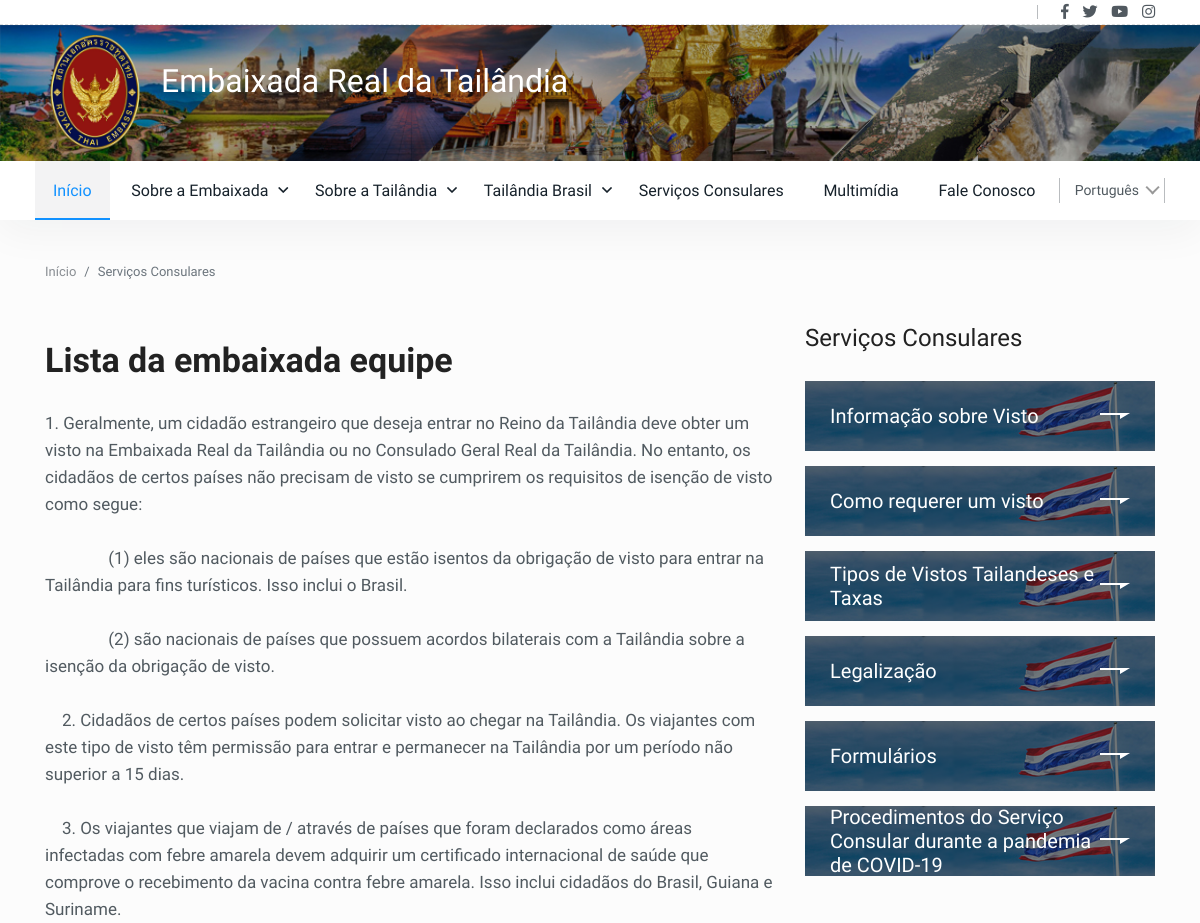
The app's page /brasil-tailandia.php (upper part), older data.
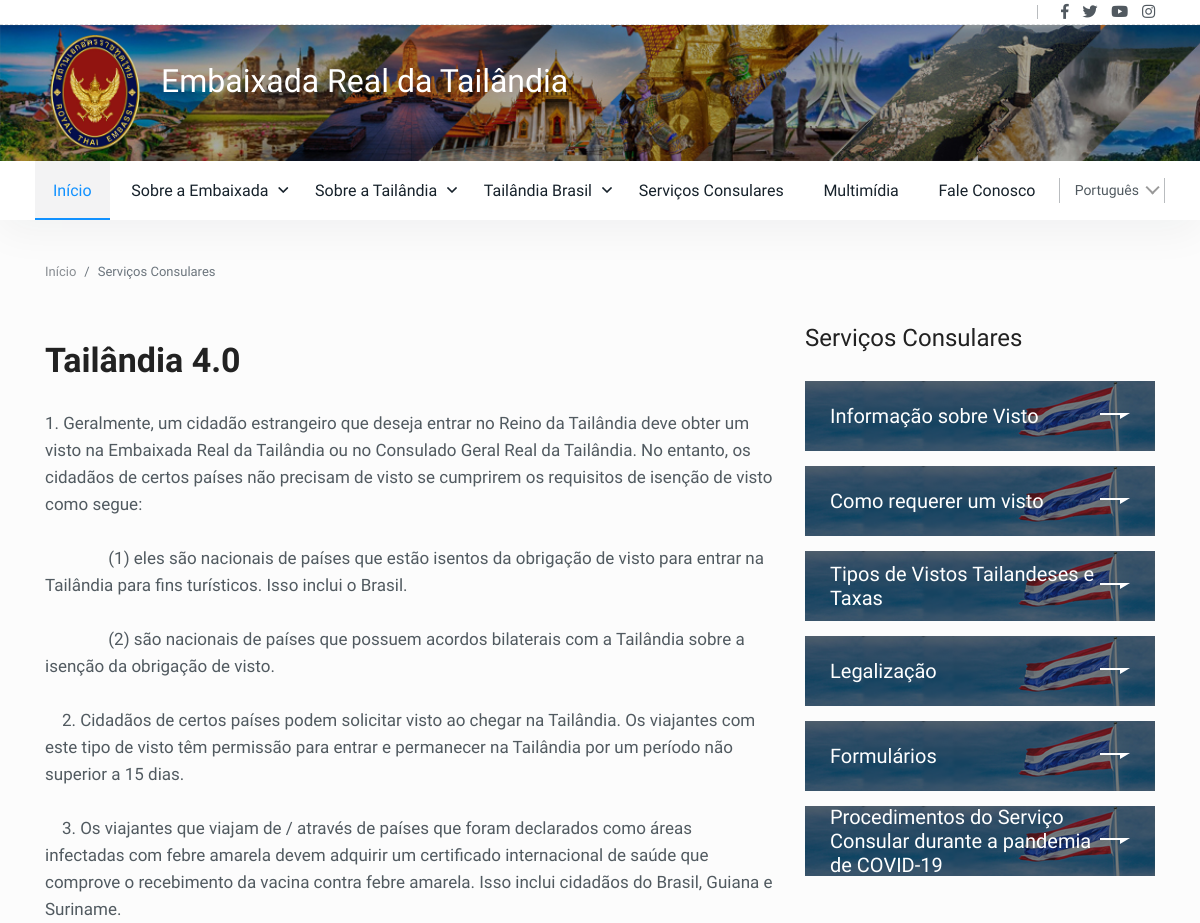
The same page, newer data.
### tables this page shows
CREATE TABLE `tbl_sobre` (
  `id` int(11) NOT NULL,
  `titulo` varchar(250) DEFAULT NULL,
  `titulo_en` varchar(255) DEFAULT NULL,
  `titulo_th` varchar(255) DEFAULT NULL,
  `descricao` text DEFAULT NULL,
  `descricao_en` text DEFAULT NULL,
  `descricao_th` text DEFAULT NULL,
  `id_cat` int(11) DEFAULT NULL,
  `meta_title` text DEFAULT NULL,
  `meta_keywords` text DEFAULT NULL,
  `meta_description` text DEFAULT NULL,
  `foto` varchar(250) DEFAULT NULL,
  `url_amigavel` varchar(255) DEFAULT NULL
);

### Connection/con-pdo.php (called while the page is built, shortened)
<?php
$conInstanciada = '';
if(empty($conInstanciada)) {
	class Conexao {
		private static $pdo;
		public static function getInstance() {
		if (!isset(self::$pdo)) {
		 try {
		  $opcoes = array(PDO::MYSQL_ATTR_INIT_COMMAND => 'SET NAMES utf8', PDO::ATTR_PERSISTENT => TRUE);
		  self::$pdo = new PDO("mysql:host=" . HOST . "; dbname=" . DBNAME . "; charset=" . CHARSET . ";", USER, PASSWORD, $opcoes);
		  self::$pdo->setAttribute(PDO::ATTR_ERRMODE, PDO::ERRMODE_EXCEPTION);
		 } catch (PDOException $e) {
		  print "Erro: " . $e->getMessage();
		 }
		}
		return self::$pdo;
		}
	}
}

### Class/sobre.class.php (called while the page is built, shortened)
<?php
$SobreInstanciada = '';
if(empty($SobreInstanciada)) {
	if(file_exists('Connection/conexao.php')) {
		require_once('Connection/con-pdo.php');
	} else {
		require_once('../Connection/con-pdo.php');
		require_once('../funcoes.php');
	}
	class Sobre {
		private $pdo = null;
		private static $Sobre = null;
		private function __construct($conexao){
			$this->pdo = $conexao;
		}
		public static function getInstance($conexao){
			if (!isset(self::$Sobre)):
				self::$Sobre = new Sobre($conexao);
			endif;
			return self::$Sobre;
		}
		function rsDados($id='', $orderBy='', $limite='', $idCat='', $idDiferente='', $url_amigavel='') {
			$nCampos = 0;
			$sql = '';
			$sqlOrdem = '';
			$sqlLimite = '';
			try{
				$sql = "SELECT * FROM tbl_sobre where 1=1 $sql $sqlOrdem $sqlLimite";
				$stm = $this->pdo->prepare($sql);
				for($i=1; $i<=$nCampos; $i++) {
					$stm->bindValue($i, $campo[$i]);
				}
				$stm->execute();
				$rsDados = $stm->fetchAll(PDO::FETCH_OBJ);
				if($id <> '' or $limite == 1) {
					return($rsDados[0]);
				} else {
					return($rsDados);
				}
			} catch(PDOException $erro){
				echo $erro->getMessage();
			}
		}
	}
}

### includes.php (called while the page is built, shortened)
<?php
include "Class/sobre.class.php";
$sobre = Sobre::getInstance(Conexao::getInstance());
?>

### brasil-tailandia.php (the view, shortened to what the changed rows need)
<?php
include "includes.php";
include "header.php";
?>
<section class="trending-news-area">
    <div class="container">
        <div class="row">
                <div class="col-lg-8">
                    <div class="post-layout-top-content">
                        <div class="post-content">
                            <h3 class="title"><?php echo $titulo?></h3>
                        </div>
                    </div>
                </div>
        </div>
    </div>
</section>
<?php include "footer.php";?>

Row changes from the older to the newer data that the page shows:
no longer on this page (row edited): tbl_sobre: titulo "Lista da embaixada equipe"
added tbl_sobre: titulo "Tailândia 4.0"
